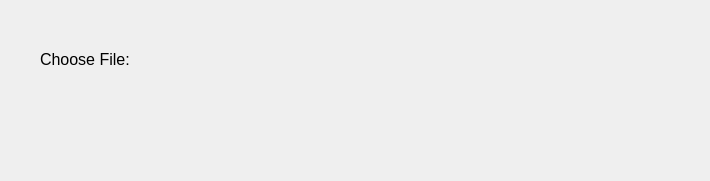
<?xml version="1.0" encoding="UTF-8"?>
<ui version="4.0">
 <class>OpenJSON</class>
 <widget class="QDialog" name="OpenJSON">
  <property name="geometry">
   <rect>
    <x>0</x>
    <y>0</y>
    <width>710</width>
    <height>181</height>
   </rect>
  </property>
  <property name="windowTitle">
   <string>Dialog</string>
  </property>
  <widget class="QLabel" name="label">
   <property name="geometry">
    <rect>
     <x>40</x>
     <y>50</y>
     <width>101</width>
     <height>18</height>
    </rect>
   </property>
   <property name="font">
    <font>
     <pointsize>12</pointsize>
    </font>
   </property>
   <property name="text">
    <string>Choose File:</string>
   </property>
  </widget>
 </widget>
 <resources/>
 <connections/>
</ui>
